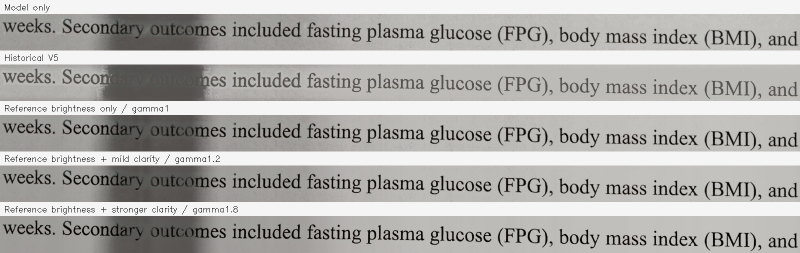
#> input picture evaluation/adaptive_prepost_frozen_v1_20261020/evidence/crops/089.png, 1600 x 505 px, given as the content of the folder /adaptive_prepost_frozen_v1_20261020/evidence/crops/lq/train, which was not available (shown at 1/2 size)
$ python audit_real_finetune_v2_train_samples.py --root ../evaluation/adaptive_prepost_frozen_v1_20261020/evidence/crops --out out.png
#> lines starting #> are read from the running program, lines starting #| are printed output that depends on the picture; after the words box and inside, x2 and y2 are one past the last pixel; in counts of white or black regions, pixels touching at a corner belong together
"""Create a deterministic, stratified visual audit set for real_finetune_v2."""

from __future__ import annotations

import argparse
import json
from pathlib import Path

import cv2
import numpy as np


CANVAS_HW = (96, 480)


def read_rgb(path: Path) -> np.ndarray:
    value = cv2.imread(str(path), cv2.IMREAD_COLOR)
    if value is None:
        raise FileNotFoundError(path)
    return cv2.cvtColor(value, cv2.COLOR_BGR2RGB).astype(np.float32) / 255.0


def prepare_triplet(lq: np.ndarray, gt: np.ndarray, mask: np.ndarray):
    """Use the same V4 resize/common-crop policy as the overfit experiments."""
    height, width = lq.shape[:2]
    target_w = max(2, int(round(width * CANVAS_HW[0] / height))); target_w += target_w % 2
    lq = cv2.resize(lq, (target_w, 96), interpolation=cv2.INTER_AREA)
    gt = cv2.resize(gt, (target_w, 96), interpolation=cv2.INTER_AREA)
    mask = cv2.resize(mask.astype(np.uint8), (target_w, 96), interpolation=cv2.INTER_NEAREST).astype(bool)
    crop_x = 0
    if target_w > 480:
        edge = cv2.Canny(mask.astype(np.uint8) * 255, 50, 150).astype(np.float32) / 255.0
        scores = np.convolve((mask.astype(np.float32) + edge).sum(0), np.ones(480, np.float32), mode="valid")
        crop_x = int(np.argmax(scores)); crop_x -= crop_x % 2; crop_x = min(crop_x, target_w - 480); crop_x -= crop_x % 2
        lq, gt, mask = lq[:, crop_x:crop_x + 480], gt[:, crop_x:crop_x + 480], mask[:, crop_x:crop_x + 480]
    return lq, gt, mask, min(target_w, 480), crop_x, target_w


def ring(mask: np.ndarray) -> np.ndarray:
    dilated = cv2.dilate(mask.astype(np.uint8), np.ones((7, 7), np.uint8)).astype(bool)
    return dilated & ~mask


def stats(root: Path, stem: str) -> dict:
    lq, gt = read_rgb(root / "lq/train" / f"{stem}.png"), read_rgb(root / "gt/train" / f"{stem}.png")
    raw_mask = cv2.imread(str(root / "structure/train" / f"{stem}.png"), cv2.IMREAD_GRAYSCALE)
    if raw_mask is None: raise FileNotFoundError(stem)
    mask = raw_mask > 127
    y = cv2.cvtColor(gt, cv2.COLOR_RGB2GRAY); outer = ring(mask)
    fg = float(y[mask].mean()) if mask.any() else float("nan")
    bg = float(y[outer].mean()) if outer.any() else float("nan")
    return {"id": stem, "source_hw": [int(gt.shape[0]), int(gt.shape[1])], "mask_fraction": float(mask.mean()), "fg_y": fg, "ring_bg_y": bg, "contrast_bg_minus_fg": bg - fg, "long_after_v4_resize": int(round(gt.shape[1] * 96 / gt.shape[0])) > 480}


def choose(records: list[dict], count: int) -> list[dict]:
    selected: dict[str, str] = {"002652": "fixed_weak_stroke_case"}
    for key, qs, prefix in (("mask_fraction", (.05, .25, .5, .75, .95), "stroke_density"), ("contrast_bg_minus_fg", (.05, .3, .7, .95), "contrast")):
        ordered = sorted(records, key=lambda item: item[key])
        for q in qs:
            item = ordered[min(len(ordered) - 1, int(q * (len(ordered) - 1)))]
            selected.setdefault(item["id"], f"{prefix}_q{q:.2f}")
    long = sorted((item for item in records if item["long_after_v4_resize"]), key=lambda item: item["mask_fraction"])
    for q in (.1, .5, .9):
        if long:
            item = long[min(len(long) - 1, int(q * (len(long) - 1)))]
            selected.setdefault(item["id"], f"long_crop_density_q{q:.1f}")
    result = [next(item for item in records if item["id"] == stem) | {"selection_reason": reason} for stem, reason in selected.items()]
    return result[:count]


def panel(root: Path, record: dict, out: Path) -> dict:
    stem = record["id"]; lq = read_rgb(root / "lq/train" / f"{stem}.png"); gt = read_rgb(root / "gt/train" / f"{stem}.png")
    raw_mask = cv2.imread(str(root / "structure/train" / f"{stem}.png"), cv2.IMREAD_GRAYSCALE) > 127
    lq, gt, mask, valid_w, crop_x, resized_w = prepare_triplet(lq, gt, raw_mask)
    overlay = gt.copy(); boundary = cv2.morphologyEx(mask.astype(np.uint8), cv2.MORPH_GRADIENT, np.ones((3, 3), np.uint8)).astype(bool); overlay[boundary] = (1.0, 0.0, 1.0)
    rows = [lq, gt, np.repeat(mask[..., None], 3, axis=2).astype(np.float32), overlay]
    labels = ["LQ (V4 crop)", "GT", "structure mask", "GT + mask boundary"]
    title = f"{stem}  raw={record['source_hw'][0]}x{record['source_hw'][1]}  valid_w={valid_w} crop_x={crop_x} resized_w={resized_w}  mask={record['mask_fraction']:.3f}  fg={record['fg_y']:.3f} bg={record['ring_bg_y']:.3f} contrast={record['contrast_bg_minus_fg']:.3f}"
    rendered = []
    for image, label in zip(rows, labels):
        bgr = cv2.cvtColor((image.clip(0, 1) * 255 + .5).astype(np.uint8), cv2.COLOR_RGB2BGR)
        cv2.putText(bgr, label, (5, 18), cv2.FONT_HERSHEY_SIMPLEX, .52, (0, 0, 255), 1, cv2.LINE_AA); rendered.append(bgr)
    board = np.vstack(rendered); board = cv2.copyMakeBorder(board, 25, 0, 0, 0, cv2.BORDER_CONSTANT, value=(255, 255, 255)); cv2.putText(board, title, (5, 18), cv2.FONT_HERSHEY_SIMPLEX, .42, (0, 0, 0), 1, cv2.LINE_AA)
    cv2.imwrite(str(out / f"{stem}_audit.png"), board)
    return record | {"valid_width": valid_w, "crop_x_after_resize": crop_x, "resized_width": resized_w}


def main() -> None:
    parser = argparse.ArgumentParser(); parser.add_argument("--root", type=Path, required=True); parser.add_argument("--out", type=Path, required=True); parser.add_argument("--count", type=int, default=12)
    args = parser.parse_args(); args.out.mkdir(parents=True, exist_ok=True)
    stems = sorted(path.stem for path in (args.root / "lq/train").glob("*.png") if (args.root / "gt/train" / path.name).is_file() and (args.root / "structure/train" / path.name).is_file())
    records = [stats(args.root, stem) for stem in stems]
#> in read_rgb, value is the input picture: shape (505, 1600, 3); mean B, G, R 175.9, 178.4, 179.6
#> in stats, `mask = raw_mask > 127`:
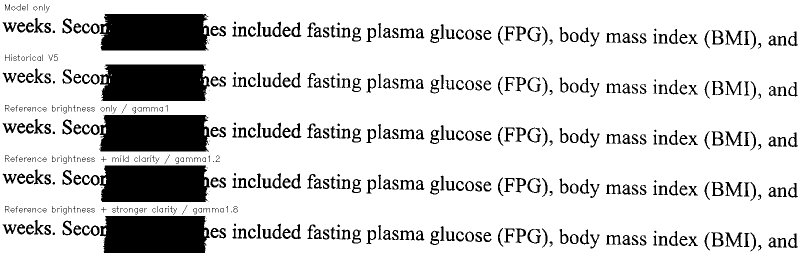
#> mask: shape (505, 1600) bool (shown at 1/2 size); 83.4% white; 525 black regions (96 under 20 px), largest, box (x1, y1, x2, y2) and area: (199, 230, 420, 303) 15220, (199, 331, 420, 404) 15088, (199, 28, 420, 101) 15066
#> in ring, `dilated = cv2.dilate(mask.astype(np.uint8), np.ones((7, 7), np.uint8))..`:
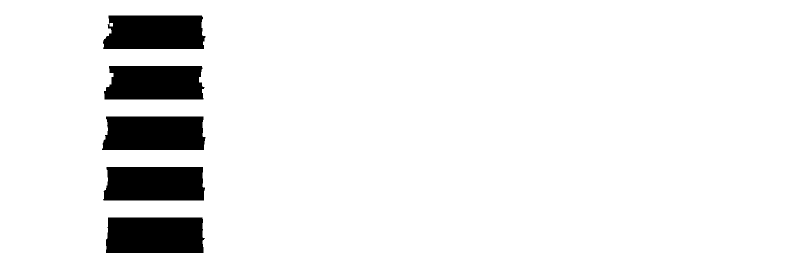
#> dilated: shape (505, 1600) bool (shown at 1/2 size); 92% white; 5 black regions, box (x1, y1, x2, y2) and area: (212, 435, 410, 505) 13402, (204, 233, 411, 300) 13105, (206, 334, 410, 401) 13016, (206, 31, 411, 98) 12758, (208, 132, 409, 199) 12468
#> in ring, `return dilated & ~mask`:
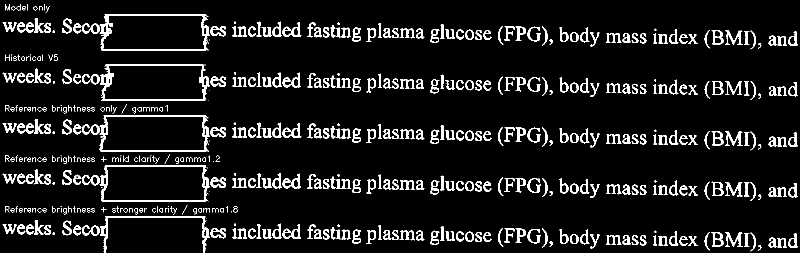
#> returned value: shape (505, 1600) bool (shown at 1/2 size); 8.6% white; 526 white regions (96 under 20 px), largest, box (x1, y1, x2, y2) and area: (200, 129, 420, 202) 2273, (199, 28, 420, 101) 2260, (199, 230, 420, 303) 2115
#> in stats, `fg = float(y[mask].mean()) if mask.any() else float("nan")`: fg = 0.783
#> in stats, `bg = float(y[outer].mean()) if outer.any() else float("nan")`: bg = 0.238
#> records = 1 item
    chosen = choose(records, args.count); audited = [panel(args.root, record, args.out) for record in chosen]
#> after the loop in choose, `for key, qs, prefix in (("mask_fraction", (.05, .25, .5, .75, .95), "s..`: selected = {'002652': 'fixed_weak_stroke_case', '089': 'stroke_density_q0.05'}
#> in choose, `long = sorted((item for item in records if item["long_after_v4_resize"..`: long = []
    report = {"dataset_root": str(args.root), "count": len(audited), "selection": audited, "note": "Mask foreground is source structure grayscale >127. Panels use the exact V4 resize/common-crop policy; no model inference is involved."}
    (args.out / "selection.json").write_text(json.dumps(report, ensure_ascii=False, indent=2), encoding="utf-8")
    print(json.dumps(report, ensure_ascii=False, indent=2))


if __name__ == "__main__":
#> (the run stopped early here; a loop or call above may not have finished)

$ run again, on evaluation/adaptive_prepost_frozen_v1_20261020/evidence/crops/093.png
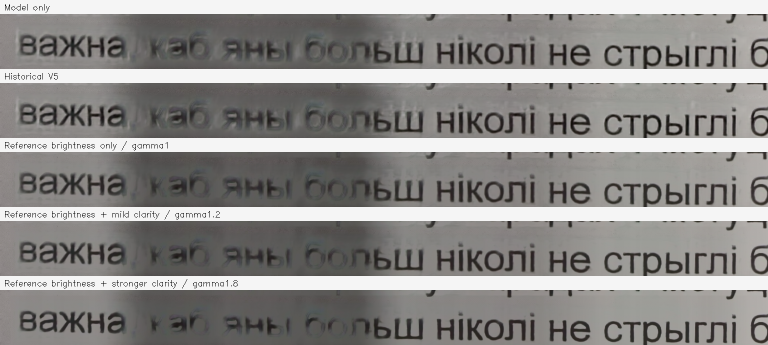
#> input picture evaluation/adaptive_prepost_frozen_v1_20261020/evidence/crops/093.png, 1536 x 690 px, given as the content of the folder /adaptive_prepost_frozen_v1_20261020/evidence/crops/lq/train, which was not available (shown at 1/2 size)
#> in read_rgb, value is the input picture: shape (690, 1536, 3); mean B, G, R 138.6, 140.5, 142.3
#> in stats, `mask = raw_mask > 127`:
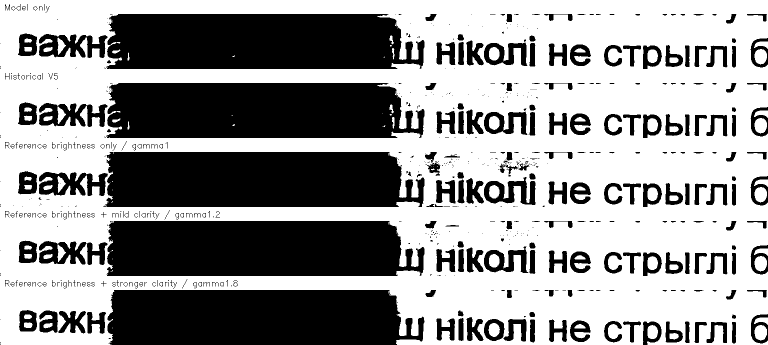
#> mask: shape (690, 1536) bool (shown at 1/2 size); 59.9% white; 650 black regions (378 under 20 px), largest, box (x1, y1, x2, y2) and area: (206, 304, 849, 414) 65207, (213, 442, 849, 552) 64899, (215, 580, 849, 690) 64238
#> dilated: shape (690, 1536) bool; 70.3% white; 323 black regions (184 under 20 px), largest, box (x1, y1, x2, y2) and area: (218, 583, 845, 690) 60660, (217, 307, 846, 411) 59571, (218, 445, 846, 549) 59389
#> in ring, `return dilated & ~mask`:
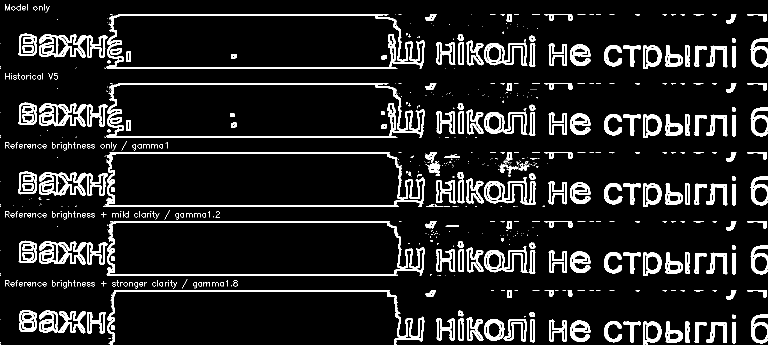
#> returned value: shape (690, 1536) bool (shown at 1/2 size); 10.5% white; 668 white regions (378 under 20 px), largest, box (x1, y1, x2, y2) and area: (213, 166, 849, 276) 6197, (213, 28, 849, 138) 5723, (206, 304, 849, 414) 5575
#> fg = 0.701
#> bg = 0.322
#> records = 1 item
#> after the loop in choose, `for key, qs, prefix in (("mask_fraction", (.05, .25, .5, .75, .95), "s..`: selected = {'002652': 'fixed_weak_stroke_case', '093': 'stroke_density_q0.05'}
#> long = []
